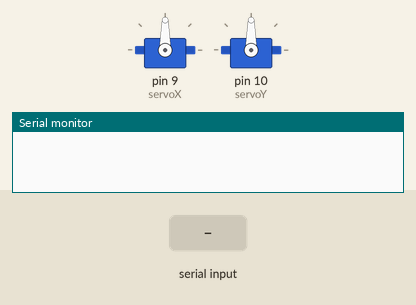
Bench run of a sketch on a simulated Arduino Uno, built with avr-gcc and run on an emulated ATmega328P. On the bench: 2 × servo, the last lines printed to the serial monitor. The inputs (shaded band) are chosen by the test bench.

Above: at 1.2 s.
1.3 s: "U" received over Serial
At 2.5 s:
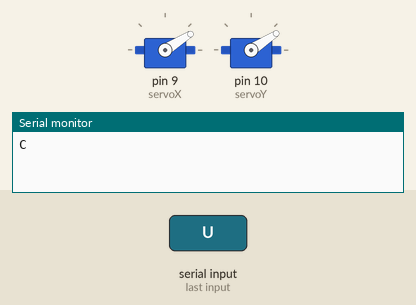
2.8 s: "H" received over Serial
At 3.7 s:
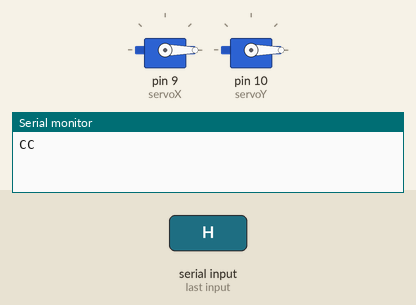
Timing chart, 0 to 5.8 s (numbered marks = the images above; inputs shaded):
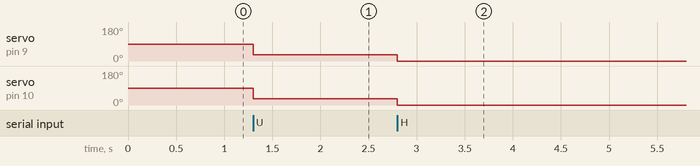

The sketch:

servoListener.ino
```cpp
#include <Servo.h>
Servo servoX;
Servo servoY;
int speed =1;
int posX =32 ,posY = 32;
int inByte;
void setup()
{
  Serial.begin(9600);
  servoX.attach(9);
  servoY.attach(10);
}

void loop(){
    if (Serial.available() > 0){
        inByte = Serial.read();
        switch (inByte){
            case 'U':
                posY +=speed;
                break;
            case 'D':
                posY -=speed;
                break;
            case 'L':
                posX +=speed;
                break;
            case 'R':
                posY -=speed;
                break;
            case 'H':
                posX = 0;
                posY = 0;
                break;
            case 'F':
                if (speed <5){
                    speed +=1;
                }
                break;
            case 'S':
                if (speed >1){
                    speed -=1;
                }
                break;

            default:
                break;
        }
        if (posY <0){
                    posY =0;
                }else if(posY >180){
                    posY = 180;
                }
                if (posX < 0){
                    posX =0;
                }else if(posX >180){
                    posX = 180;
                }
                servoX.write(posX);
                servoY.write(posY);
        Serial.print("C");//complete
        inByte = 0;
    }
}
```

Measured:
- after the input at 1.3 s, servo on pin 9 (servoX): 90° → 32° at once; servo on pin 10 (servoY): 90° → 33° at once
- after the input at 2.8 s, servo on pin 9 (servoX): 32° → 0° at once; servo on pin 10 (servoY): 33° → 0° at once
